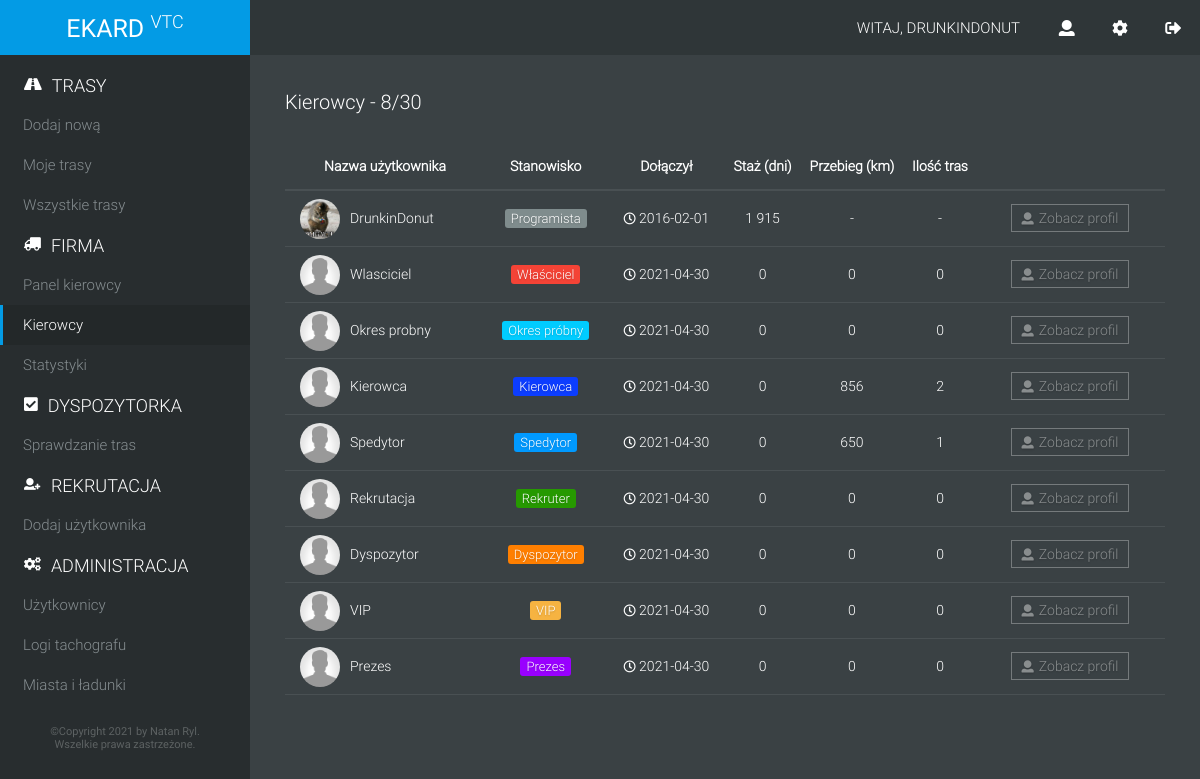
The page /drivers.php (signed in) on the database its author committed.
### tables this page shows
CREATE TABLE `users` (
  `Id` int(11) NOT NULL,
  `ImgUrl` varchar(55) NOT NULL DEFAULT 'no_avatar.jpg',
  `Login` varchar(50) NOT NULL,
  `Password` varchar(250) NOT NULL,
  `Rank` varchar(20) NOT NULL,
  `Joined` date NOT NULL,
  `LastScreenshotIndex` int(6) NOT NULL DEFAULT 0,
  `AddedRoutesEts2` int(4) NOT NULL DEFAULT 0,
  `AddedRoutesAts` int(4) NOT NULL DEFAULT 0
);

### drivers.php (the view, shortened to what this page needs)
<?php
	require_once("db_conn.php");
?>
<!DOCTYPE html>
<html lang="pl">
	<head>
	</head>
	<body>
		<?php require_once("header.php"); ?>
		<nav>
			<div class="nav_section">
				<h1><span class="fas fa-road fa-sm" aria-hidden="true"></span>TRASY</h1>
				<ul>
					<a href="new_route" title="Dodaj nową trasę" class="nav_item"><li>Dodaj nową</li></a>
					<a href="my_routes" title="Moje trasy" class="nav_item"><li>Moje trasy</li></a>
					<a href="all_routes" title="Wszystkie trasy" class="nav_item"><li>Wszystkie trasy</li></a>
				</ul>
			</div>
			<div class="nav_section">
				<h1><span class="fas fa-truck fa-xs" aria-hidden="true"></span>FIRMA</h1>
				<ul>
					<a href="index" title="Panel kierowcy" class="nav_item"><li>Panel kierowcy</li></a>
					<a href="drivers" title="Lista kierowców" class="nav_item nav_active"><li>Kierowcy</li></a>
					<a href="stats" title="Statystyki" class="nav_item"><li>Statystyki</li></a>
				</ul>
			</div>
			<?php
				$login = $_SESSION["Login"];
				$userRank = mysqli_fetch_row(mysqli_query($conn, "SELECT Rank FROM users WHERE Login = '$login';"));
				$numberRoutesToCheck = mysqli_num_rows(mysqli_query($conn, "SELECT Status FROM routes WHERE Status = 'Oczekuje';"));
				if($userRank[0] == "Programista" OR $userRank[0] == "Właściciel" OR $userRank[0] == "Prezes" OR $userRank[0] == "Dyspozytor" OR $userRank[0] == "VIP"){
					echo '<div class="nav_section">
				<h1><span class="fas fa-check-square fa-sm" aria-hidden="true"></span>DYSPOZYTORKA</h1>
				<ul>
					<a href="check_route" title="Sprawdzanie tras" class="nav_item"><li>Sprawdzanie tras';if($numberRoutesToCheck >= 1){echo '<span class="number_routes_to_check">'.$numberRoutesToCheck.'</span>';}echo '</li></a>
				</ul>
			</div>';
				}
				if($userRank[0] == "Programista" OR $userRank[0] == "Właściciel" OR $userRank[0] == "Prezes" OR $userRank[0] == "Rekruter" OR $userRank[0] == "VIP"){
					echo '<div class="nav_section">
				<h1><span class="fas fa-user-plus fa-xs" aria-hidden="true"></span>REKRUTACJA</h1>
				<ul>
					<a href="add_user" title="Dodaj użytkownika" class="nav_item"><li>Dodaj użytkownika</li></a>
				</ul>
			</div>';
				}
				if($userRank[0] == "Programista" OR $userRank[0] == "Właściciel" OR $userRank[0] == "Prezes"){
					echo '<div class="nav_section">
				<h1><span class="fas fa-cogs fa-xs" aria-hidden="true"></span>ADMINISTRACJA</h1>
				<ul>
					<a href="edit_users" title="Edytuj użytkowników" class="nav_item"><li>Użytkownicy</li></a>
					<a href="tachograph_logs" title="Logi tachografu" class="nav_item"><li>Logi tachografu</li></a>
					<a href="cities_loads" title="Miasta i ładunki" class="nav_item"><li>Miasta i ładunki</li></a>
				</ul>
			</div>';
				}
			?>
			<div class="nav-section">
				<div class="nav_copy">&copy;Copyright <?php echo date("Y"); ?> by <a href="http://steamcommunity.com/id/drunkin_donut" target="_blank">Natan Ryl</a>.<br />Wszelkie prawa zastrzeżone.</div>
			</div>
		</nav>
		<section>
			<div class="drivers">
				<h1>Kierowcy - <?php $driversNumber = mysqli_num_rows(mysqli_query($conn, "SELECT * FROM users WHERE Id != 35 AND Rank != 'Programista';")); echo $driversNumber; ?>/30</h1>
				<div class="block_content">
					<div class="drivers_table_block">
						<?php
							$driversList = mysqli_query($conn, "SELECT * FROM users WHERE Id != 35 ORDER BY Joined ASC;");
							echo "<div class='drivers_table'><table class='sortable'><thead><tr><th style='width: 200px;' onclick='sortTable(0)'>Nazwa użytkownika</th><th onclick='sortTable(1)'>Stanowisko</th><th onclick='sortTable(2)'>Dołączył</th><th onclick='sortTable(3)'>Staż (dni)</th><th onclick='sortTable(4)'>Przebieg (km)</th><th onclick='sortTable(5)'>Ilość tras</th><th></th></tr></thead><tbody>";
							while($drivers = mysqli_fetch_array($driversList)){
								$joinedDate = mysqli_fetch_row(mysqli_query($conn, "SELECT Joined FROM users WHERE Login = '".$drivers['Login']."';"));
								$statsFrom = $joinedDate[0];
								$driverDistanceSum = mysqli_fetch_row(mysqli_query($conn, "SELECT SUM(Distance) FROM routes WHERE Login = '".$drivers['Login']."' AND Status = 'Zatwierdzona' AND DATE(DateAndTime) >= \"$statsFrom\";"));
								$distanceSum = number_format($driverDistanceSum[0], 0, ',', ' ');
								$driverAddedRoutes = mysqli_fetch_row(mysqli_query($conn, "SELECT AddedRoutesEts2 + AddedRoutesAts FROM users WHERE Login = '".$drivers['Login']."';"));
								$driverRoutesNumber = mysqli_fetch_row(mysqli_query($conn, "SELECT COUNT(Id) FROM routes WHERE Login = '".$drivers['Login']."' AND Status = 'Zatwierdzona' AND DATE(DateAndTime) >= \"$statsFrom\";"));
								$routesNumber = number_format($driverRoutesNumber[0], 0, ',', ' ') + $driverAddedRoutes[0];
								$joinedDate = date_create(date("Y-m-d", strtotime($joinedDate[0])));
								$today = date_create(date("Y-m-d"));
								$timeDiff = date_diff($today, $joinedDate);
								$numberDays = $timeDiff->days;
								switch ($drivers['Rank']) {
									case 'Programista':
										$rankClass = "programista";
										break;
									case 'Właściciel':
										$rankClass = "wlasciciel";
										break;
									case 'Prezes':
										$rankClass = "prezes";
										break;
									case 'Dyspozytor':
										$rankClass = "dyspozytor";
										break;
									case 'Rekruter':
										$rankClass = "rekruter";
										break;
									case 'VIP':
										$rankClass = "vip";
										break;
									case 'Spedytor':
										$rankClass = "spedytor";
										break;
									case 'Kierowca':
										$rankClass = "kierowca";
										break;
									case 'Okres próbny':
										$rankClass = "okres_probny";
										break;
								}
								echo "<tr><td style='float: left;'>";if($drivers['ImgUrl'] != ""){echo "<img class='drivers_profile_img' src='img/avatars/".$drivers['ImgUrl']."' />";}else{echo "<img class='drivers_profile_img' src='img/avatars/no_avatar.jpg' />";} echo $drivers['Login']."</td><td><span class='rank_class ".$rankClass."'>".$drivers['Rank']."</span></td><td><span class='far fa-clock fa-sm'></span> ".$drivers['Joined']."</td><td>"; if($numberDays >= 1){ echo number_format($numberDays, 0, ',', ' '); }else{ echo "0"; } echo "</td><td>";if($drivers['Rank'] == 'Programista'){echo "-";}else{echo $distanceSum;}echo "</td><td>";if($drivers['Rank'] == 'Programista'){echo "-";}else{echo $routesNumber;} echo "</td><td style='width: 180px;'><a class='check_route_button' href='profile?id=".$drivers['Id']."' title='Zobacz profil ".$drivers['Login']."'><span class='fas fa-user fa-sm'></span>Zobacz profil</a></td></tr>";
							}
							echo "</table></div>";
						?>
					</div>
				</div>
			</div>
		</section>
	</body>
</html>

### css/style.css (style rules this page uses)
* { margin: 0; padding: 0; }
body { height: 100vh; display: grid; grid-template-columns: 250px auto; grid-template-rows: 55px auto; }
a { text-decoration: none; color: #fff; }
a:-webkit-any-link { text-decoration: none; color: #fff; }
nav { grid-column-start: 1; grid-column-end: 2; grid-row-start: 2; grid-row-end: 3; background-color: #282d2f; }
.nav_section h1 { width: 220px; height: 40px; font-family: 'Roboto-light', sans-serif; font-weight: 400; color: #fff; font-size: 18px; display: flex; align-items: center; padding-left: 24px; }
.nav_section:first-child { margin-top: 10px; }
.nav_section h1 span { margin-right: 10px; color: #fff; }
.nav_section li { height: 40px; text-indent: 20px; list-style-type: none; display: flex; align-items: center; border-left: 3px solid #282d2f; color: #868e91; }
.nav_item { font-family: 'Roboto-light', sans-serif; font-size: 15px; }
.nav_active li { border-left: 3px solid #039BE5; background-color: #232829; color: #fff; }
section { grid-column-start: 2; grid-column-end: 3; grid-row-start: 2; grid-row-end: 3; background-color: #3a4144; padding: 20px; overflow: initial; }
.block_content { font-size: 14px; font-weight: lighter; padding: 15px; }
.add_user button span, .settings button span, .index_information_discard button span, .index_information_correct button span, .change_rank button span, .new_route .tab_active button span, .del_user button span, .change_pass button span, .add_city_ets2 span, .add_city_ats span, .add_load_ets2 span, .add_load_ats span, .check_route_button span, .decision_confirm button span, .decision_to_correct button span, .decision_discard button span { margin-right: 5px; }
.check_route_button { padding: 5px 10px; cursor: pointer; border: 1px solid #757a7c; transition: all 0.2s ease-in-out; text-shadow: 0 1px 2px rgba(0,0,0,0.20); white-space: nowrap; color: #898D8E !important; }
.check_route thead, .my_routes thead, .tachograph_logs thead, .user_routes thead, .all_routes thead, .drivers thead, .detailed_stats_grid thead { border-bottom: 2px solid #495053; }
.tab_active table, .check_route table, .my_routes table, .tachograph_logs table, .user_routes table, .all_routes table, .drivers table, .detailed_stats_grid table { width: 100%; text-align: center; line-height: 35px; border: 0; border-collapse: collapse; }
.check_route table, .my_routes table, .tachograph_logs table, .user_routes table, .all_routes table, .drivers table, .detailed_stats_grid table { line-height: 45px; white-space: nowrap; }
table td { padding: 0px 5px; }
.check_route table tbody tr, .my_routes table tbody tr, .tachograph_logs table tbody tr, .user_routes table tbody tr, .all_routes table tbody tr, .drivers table tbody tr, .detailed_stats_grid table tbody tr { border-bottom: 1px solid #495053; }
.drivers table tbody tr, .detailed_stats_grid table tbody tr { line-height: 55px; }
.check_route, .my_routes, .tachograph_logs, .user_routes, .all_routes, .drivers { font-family: 'Roboto-light', sans-serif; color: #fff; }
.check_route h1, .my_routes h1, .tachograph_logs h1, .user_routes h1, .all_routes h1, .drivers h1 { padding: 15px 15px; font-size: 20px; font-weight: lighter; }
.nav-section:last-child { width: 250px; text-align: center; margin-top: 20px; margin-bottom: 20px; }
.nav_copy { font-family: 'Roboto', sans-serif; text-align: center; font-size: 11px; color: #5D6263; }
.nav_copy a { color: #5D6263; }
.drivers_profile_img { vertical-align: middle; height: 40px; width: 40px; border-radius: 50%; margin: 0px 10px; }
.rank_class { padding: 2px 6px; border-radius: 3px; font-size: 13px; text-shadow: 0 1px 2px rgba(0,0,0,0.20); }
.programista { background-color: #7f8c8d; }
.wlasciciel { background-color: #F44336; }
.prezes { background-color: #9900ff; }
.dyspozytor { background-color: #FF7F00; }
.rekruter { background-color: #269900; }
.vip { background-color: #F6B341; }
.spedytor { background-color: #0099ff; }
.kierowca { background-color: #0c3dff; }
.okres_probny { background-color: #00ccff; }
.sortable thead tr { cursor: pointer; }

### rows shown on the page
users: ImgUrl (picture), Login "DrunkinDonut", Rank "Programista", Joined "2016-02-01", numberDays "1 915"
users: ImgUrl (placeholder picture), Login "Wlasciciel", Rank "Właściciel", Joined "2021-04-30", distanceSum "0", routesNumber "0"
users: ImgUrl (placeholder picture), Login "Okres probny", Rank "Okres próbny", Joined "2021-04-30", distanceSum "0", routesNumber "0"
users: ImgUrl (placeholder picture), Login "Kierowca", Rank "Kierowca", Joined "2021-04-30", distanceSum "856", routesNumber "2"
users: ImgUrl (placeholder picture), Login "Spedytor", Rank "Spedytor", Joined "2021-04-30", distanceSum "650", routesNumber "1"
users: ImgUrl (placeholder picture), Login "Rekrutacja", Rank "Rekruter", Joined "2021-04-30", distanceSum "0", routesNumber "0"
users: ImgUrl (placeholder picture), Login "Dyspozytor", Rank "Dyspozytor", Joined "2021-04-30", distanceSum "0", routesNumber "0"
users: ImgUrl (placeholder picture), Login "VIP", Rank "VIP", Joined "2021-04-30", distanceSum "0", routesNumber "0"
users: ImgUrl (placeholder picture), Login "Prezes", Rank "Prezes", Joined "2021-04-30", distanceSum "0", routesNumber "0"

### other values the page prints
$_SESSION["Login"] "DRUNKINDONUT"
$driversNumber "8"
